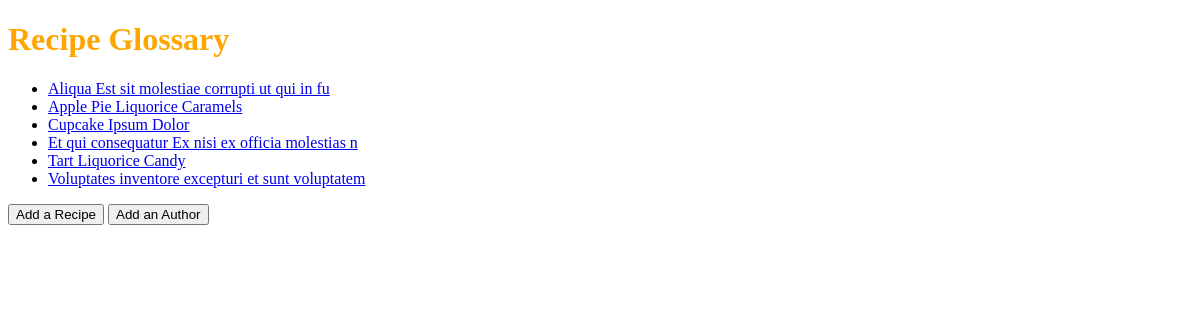
Before: / with the older database file.
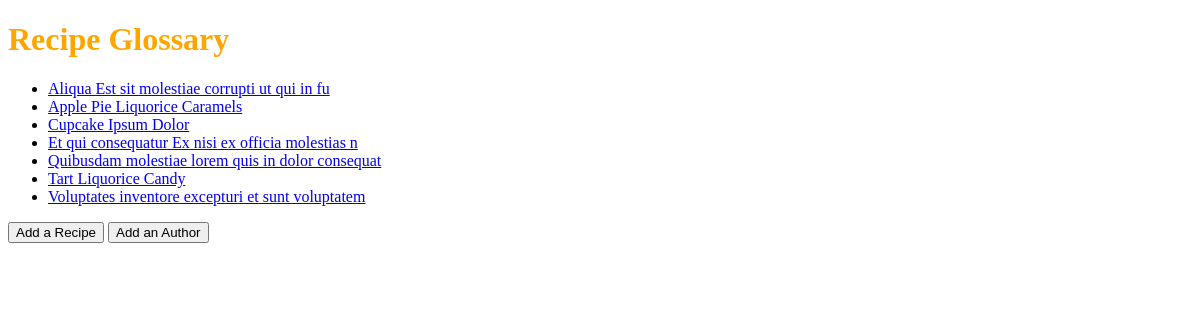
After: the same page with the newer database file.
### backend_django_recipes/models.py (models this page shows, shortened)
class Recipes(models.Model):
    title = models.CharField(max_length=50)
    author = models.ForeignKey(Author, on_delete=models.CASCADE)
    description = models.CharField(max_length=140)
    time_req = models.CharField(max_length=25)
    instructions = models.TextField()

### backend_django_recipes/views.py (the view)
# urls.py: path("", list_view),
def list_view(request):
    html = "list_view.html"
    items = Recipes.objects.all().order_by("title")
    return render(request, html, {"list": items})

### backend_django_recipes/templates/list_view.html (shortened to what this page needs)
{% load static %}
<!DOCTYPE html>
<html lang="en">
    <head>
        <link rel="stylesheet" href="../static/style.css" />
    </head>
    <body>
        <h1>Recipe Glossary</h1>
        <ul>
            {% for rec in list %}
            <li>
                <a href="recipes/{{ rec.id }}">{{ rec.title }}</a>
            </li>
            {% endfor %}
        </ul>
        <a href="/addrecipe"><button>Add a Recipe</button></a>
        <a href="/addauthor"><button>Add an Author</button></a>
    </body>
</html>

Changed rows visible on the page:
added Recipes: title "Quibusdam molestiae lorem quis in dolor consequat"
